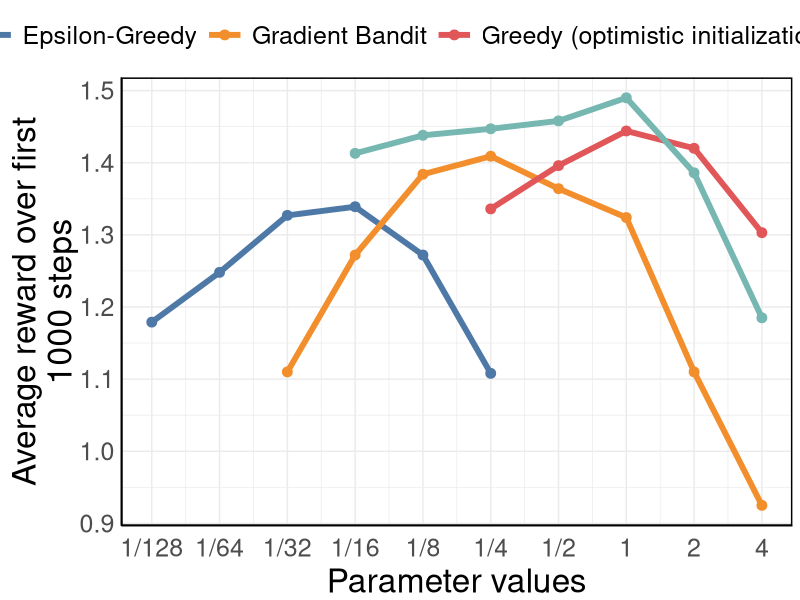
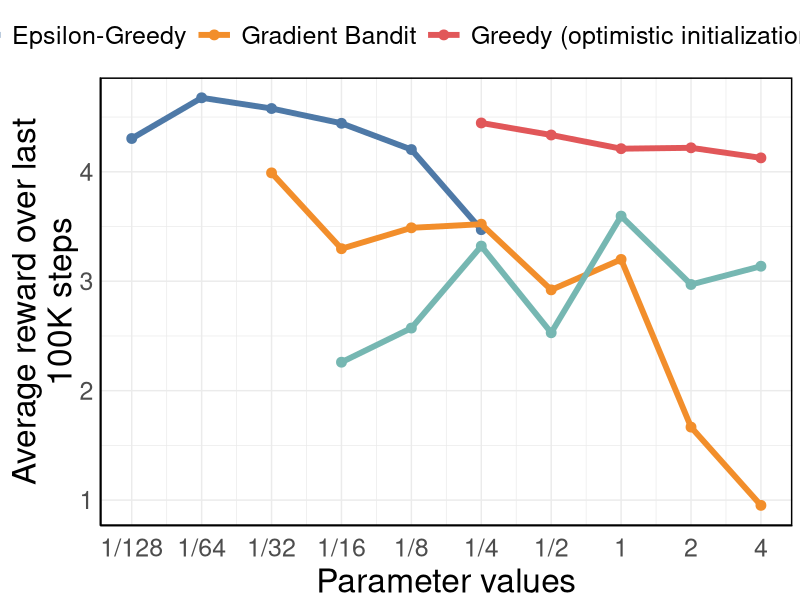

These charts were generated, in order, by the following R code:
library(ggplot2)
library(ggthemes)
library(stringr)

data <- read.csv('stationary_results.csv', header = T, sep = ",", stringsAsFactors = F)
data$xlabel <- paste("",2**abs(data$power),sep="")
data$xlabel[data$power < 0] <- paste("1/",2**abs(data$power[data$power < 0]),sep="")
data$xlabel <- factor(data$xlabel, levels = c("1/128","1/64","1/32","1/16","1/8","1/4","1/2","1","2","4"))

data$method[data$method == 'epsilon-greedy'] <- "Epsilon-Greedy"
data$method[data$method == 'gradient-bandit'] <- "Gradient Bandit"
data$method[data$method == 'ucb'] <- "UCB"
data$method[data$method == 'opt-greedy'] <- "Greedy (optimistic initialization)"

pdf('stationary.pdf', width = 12, height = 7)
ggplot(data, aes(x=power,y=value,color=method)) +
    geom_point(size=3) +
    geom_line(size=2) +
    scale_x_continuous("Parameter values", breaks = unique(data$power), labels = unique(data$xlabel)) +
    scale_y_continuous(str_wrap("Average reward over first 1000 steps", width = 25)) +
	# scale_color_pander() +
	scale_color_tableau() +
	theme_minimal() +
  	theme(
		legend.position="top",
		legend.title=element_blank(),
		# legend.background = element_rect(fill="gray90"),
		legend.key=element_blank(),
		legend.key.width=unit(1,"cm"),
		legend.key.height=unit(1,"cm"),
		axis.text.x=element_text(size=18,angle=0,hjust=0.5,vjust=0),
		axis.text.y=element_text(size=18,angle=0,hjust=1),
		axis.title.x = element_text(size=24,angle=0,hjust=.5,vjust=0,face="plain"),
        axis.title.y = element_text(size=24,hjust=.5,vjust=.5,face="plain"),
        # panel.background = element_blank(),
        # panel.grid.major = element_blank(), 
        # panel.grid.minor = element_blank(),
        axis.line = element_line(colour = "black"),
        panel.border = element_rect(colour = "black", fill=NA, size=1),
		legend.text=element_text(size=18)) +
	guides(
		color=guide_legend(ncol=4,nrow=1)
	) +
	theme(axis.line = element_line(color = 'black'))

data <- read.csv('nonstationary_results.csv', header = T, sep = ",", stringsAsFactors = F)
data$xlabel <- paste("",2**abs(data$power),sep="")
data$xlabel[data$power < 0] <- paste("1/",2**abs(data$power[data$power < 0]),sep="")
data$xlabel <- factor(data$xlabel, levels = c("1/128","1/64","1/32","1/16","1/8","1/4","1/2","1","2","4"))

data$method[data$method == 'epsilon-greedy'] <- "Epsilon-Greedy"
data$method[data$method == 'gradient-bandit'] <- "Gradient Bandit"
data$method[data$method == 'ucb'] <- "UCB"
data$method[data$method == 'opt-greedy'] <- "Greedy (optimistic initialization)"

pdf('nonstationary.pdf', width = 12, height = 7)
ggplot(data, aes(x=power,y=value,color=method)) +
    geom_point(size=3) +
    geom_line(size=2) +
    scale_x_continuous("Parameter values", breaks = unique(data$power), labels = unique(data$xlabel)) +
    scale_y_continuous(str_wrap("Average reward over last 100K steps", width = 25)) +
	# scale_color_pander() +
	scale_color_tableau() +
	theme_minimal() +
  	theme(
		legend.position="top",
		legend.title=element_blank(),
		# legend.background = element_rect(fill="gray90"),
		legend.key=element_blank(),
		legend.key.width=unit(1,"cm"),
		legend.key.height=unit(1,"cm"),
		axis.text.x=element_text(size=18,angle=0,hjust=0.5,vjust=0),
		axis.text.y=element_text(size=18,angle=0,hjust=1),
		axis.title.x = element_text(size=24,angle=0,hjust=.5,vjust=0,face="plain"),
        axis.title.y = element_text(size=24,hjust=.5,vjust=.5,face="plain"),
        # panel.background = element_blank(),
        # panel.grid.major = element_blank(), 
        # panel.grid.minor = element_blank(),
        axis.line = element_line(colour = "black"),
        panel.border = element_rect(colour = "black", fill=NA, size=1),
		legend.text=element_text(size=18)) +
	guides(
		color=guide_legend(ncol=4,nrow=1)
	) +
	theme(axis.line = element_line(color = 'black'))
